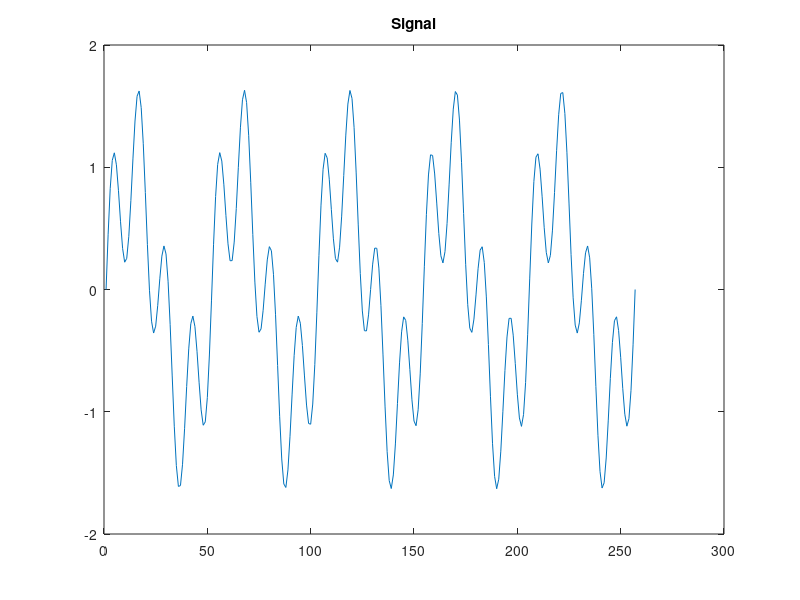
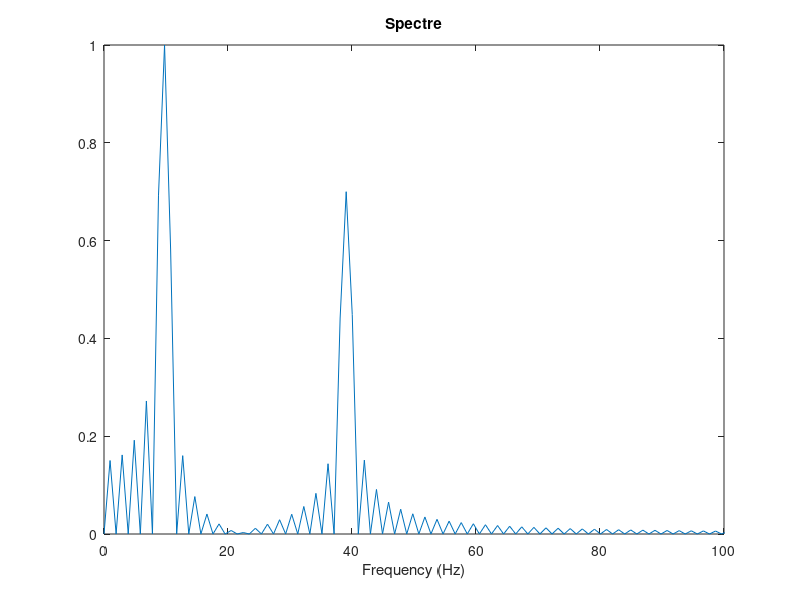

MATLAB code for these plots, in order:
% spectre_sum/spectre_sum.m
% Создание каталогов signal и spectre для размещения графиков:
mkdir 'signal';
mkdir 'spectre';
% Длина сигнала (с):
tmax = 0.5;
% Частота дискретизации (Гц) (количество отсчётов):
fd = 512;
% Частота первого сигнала (Гц):
f1 = 10;
% Частота второго сигнала (Гц):
f2 = 40;
% Амплитуда первого сигнала:
a1 = 1;
% Амплитуда второго сигнала:
a2 = 0.7;
% Спектр сигнала
fd2 = fd/2;

% Сумма двух сигналов (синусоиды) разной частоты:
% Массив отсчётов времени:
t = 0:1./fd:tmax;
signal1 = a1*sin(2*pi*t*f1);
signal2 = a2*sin(2*pi*t*f2);
signal = signal1 + signal2;
plot(signal);
title('Signal');
print 'signal/spectre_sum.png';
% Подсчет спектра:
% Амплитуды преобразования Фурье сигнала:
spectre = fft(signal,fd);
% Сетка частот
f = 1000*(0:fd2)./(2*fd);
% Нормировка спектра по амплитуде:
spectre = 2*sqrt(spectre.*conj(spectre))./fd2;
% Построение графика спектра сигнала:
plot(f,spectre(1:fd2+1))
xlim([0 100]);
title('Spectre');
xlabel('Frequency (Hz)');
print 'spectre/spectre_sum.png';
